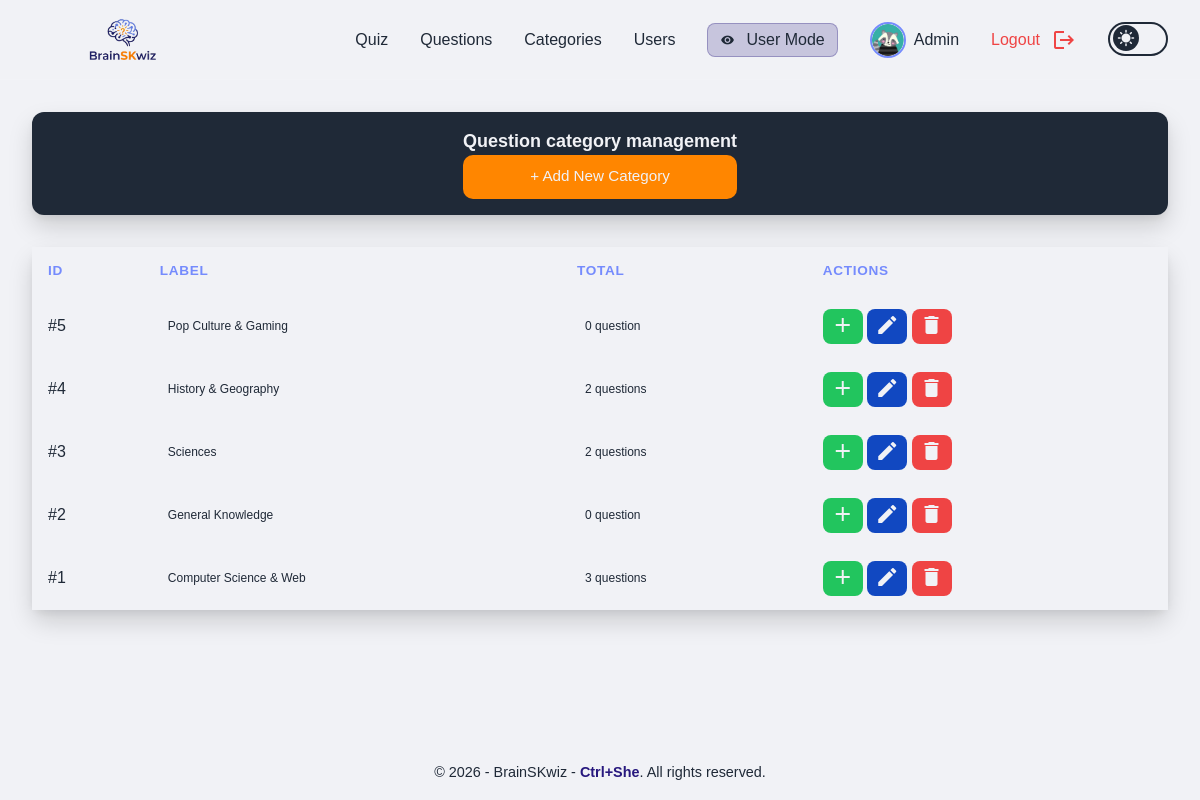
Screenshot of /admin_categories.php (signed in) with the database file from the repository.
### tables this page shows
CREATE TABLE IF NOT EXISTS categories (
    id INT AUTO_INCREMENT PRIMARY KEY,
    label VARCHAR(255) NOT NULL,
    created_at TIMESTAMP DEFAULT CURRENT_TIMESTAMP
);

### src/admin_categories.php (the view, shortened to what this page needs)
<?php
require_once __DIR__ . '/config/db.php';
$query = '
    SELECT c.*, COUNT(q.id) AS total_questions
    FROM categories c
    LEFT JOIN questions q ON q.category_id = c.id
    GROUP BY c.id
    ORDER BY c.id DESC
';
$categories = $pdo->query($query)->fetchAll();
require_once __DIR__ . '/components/header.php';
?>
        <div class="titleBox">
            <div>
                <h1 class="titleText">Question category management</h1>
                <button id="open-modal-btn" class="btn">
                    + Add New Category
                </button>
            </div>
        </div>
        <div class="table">
            <table>
                <thead class="tableTitle">
                    <tr>
                        <th>ID</th>
                        <th>Label</th>
                        <th>Total</th>
                        <th>Actions</th>
                    </tr>
                </thead>
                <tbody id="categories-table-body">
                    <?php foreach($categories as $cat): ?>
                        <tr id="category-row-<?php echo $cat['id']; ?>">
                            <td>#<?php echo $cat['id']; ?></td>
                            <td>
                                <span>
                                    <?php echo htmlspecialchars($cat['label'], ENT_QUOTES, 'UTF-8'); ?>
                                </span>
                            </td>
                            <td>
                                <span>
                                    <?php echo $cat['total_questions'] . ' ' . ($cat['total_questions'] > 1 ? 'questions' : 'question'); ?>
                                </span>
                            </td>
                            <td>
                                <div>
                                    <button
                                        data-id="<?php echo $cat['id']; ?>"
                                        data-label="<?php echo htmlspecialchars($cat['label'], ENT_QUOTES, 'UTF-8'); ?>"
                                        onclick="initManageQuestionsModal(this)"
                                        title="Add Questions"
                                        class="addBtn">
                                        <span class="material-icons">add</span>
                                    </button>
                                    <button
                                        data-id="<?php echo $cat['id']; ?>"
                                        data-label="<?php echo htmlspecialchars($cat['label'], ENT_QUOTES, 'UTF-8'); ?>"
                                        onclick="initEditModal(this)"
                                        title="Edit Category"
                                        class="editBtn">
                                        <span class="material-icons">edit</span>
                                    </button>
                                    <button
                                        onclick="confirmDeleteCategory(<?php echo $cat['id']; ?>)"
                                        title="Delete Category"
                                        class="deleteBtn">
                                        <span class="material-icons">delete</span>
                                    </button>
                                </div>
                            </td>
                        </tr>
                    <?php endforeach; ?>
                </tbody>
            </table>
        </div>
<?php require_once __DIR__ . '/components/footer.php'; ?>

### src/components/header.php (shortened to what this page needs)
<?php
$is_admin = isset($_SESSION['role']) && $_SESSION['role'] === 'admin';
$is_logged = isset($_SESSION['user_id']);
$preview_mode = $is_admin && ($_SESSION['preview_mode'] ?? false);
?>
<!DOCTYPE html>
<html lang="en" class="h-full">
<head>
    <script src="https://cdn.tailwindcss.com"></script>
    <script src="/public/js/tailwind-config.js"></script>
    <link rel="stylesheet" href="/css/style.css">
    <link href="https://api.fontshare.com/v2/css?f[]=clash-display@400,500,600,700&display=swap" rel="stylesheet">
</head>
<body>
<nav class="navbar">
    <a href="index.php" class="logo">
        <img src="/public/logo-dark-theme.svg" alt="Logo" id="logoNavBar">
    </a>
    <ul class="nav-menu" id="nav-menu">
        <?php if ($is_admin && !$preview_mode): ?>
            <li><a href="/admin_dashboard.php">Quiz</a></li>
            <li><a href="/admin_questions.php">Questions</a></li>
            <li><a href="/admin_categories.php">Categories</a></li>
            <li><a href="/admin_users.php">Users</a></li>
            <li>
                <a href="?action=toggle_preview" class="bg-primary/20 text-primary border border-primary/30 px-3 py-1 rounded-lg hover:bg-primary hover:text-white transition font-medium flex items-center gap-1">
                    <span class="material-icons text-sm mr-2">visibility</span>
                    User Mode
                </a>
            </li>
        <?php endif; ?>
        <?php if($is_logged): ?>
            <li>
                <a href="/settings.php" class="profile flex justify-center items-center gap-2 m-0">
                    <img
                        id="navbarAvatar"
                        src="/public/avatars/<?= htmlspecialchars($_SESSION['avatar'] ?? 'bee.png') ?>"
                        alt="Avatar"
                        class="w-9 h-9 rounded-full border-2 border-secondary object-cover"
                    >
                    <span><?= htmlspecialchars($_SESSION['username']) ?></span>
                </a>
            </li>
            <li>
                <a href="/logout.php" class="logout flex justify-center items-center gap-2 m-0">
                    Logout
                    <span class="material-icons logout">logout</span>
                </a>
            </li>
        <?php else: ?>
            <li><a href="/login.php">Login</a></li>
        <?php endif; ?>
        <li>
            <label class="switch">
                <span class="slider round">
                    <span id="theme-icon" class="material-icons">sunny</span>
                </span>
            </label>
        </li>
    </ul>
</nav>
<main class="flex-grow w-full max-w-7xl mx-auto px-4 sm:px-6 lg:px-8 py-8 flex flex-col">

### src/components/footer.php
</div> </main>
<footer class="footer">
        <p>&copy; 2026 - BrainSKwiz - <span class="footer-author">Ctrl+She</span>. All rights reserved.</p>
</footer>
</body>
</html>

### src/css/style.css (style rules this page uses)
:root { --color-primary: #758bfd; --color-primary-light: #aeb8fe; --color-primary-dark: #27187e; --color-bg: #f1f2f6; --color-text: #1f2937; --color-white: #f1f2f6; --color-black: #1f2937; --color-success: #22c55e; --color-warning: #ff8600; --color-danger: #ef4444; --shadow-modal: 0 4px 6px rgba(0, 0, 0, 0.05), 0 12px 24px rgba(0, 0, 0, 0.15); }
html { height: 100%; }
body { background: var(--color-bg); color: var(--color-text); font-family: 'Clash Display', sans-serif; min-height: 100%; display: flex; flex-direction: column; margin: 0; }
main { flex: 1 0 auto; }
footer { flex-shrink: 0; }
label { display: block; font-size: 0.875rem; font-weight: 500; color: #9ca3af; margin-bottom: 0.25rem; }
.btn { width: 100%; padding: 0.65rem 1rem; background-color: var(--color-primary); border-radius: 10px; color: var(--color-white); font-size: 0.95rem; outline: none; }
#open-modal-btn { background-color: var(--color-warning); }
html, body { height: 100%; }
body { display: flex; flex-direction: column; min-height: 100vh; }
main { flex: 1; }
.footer { width: 100%; margin-top: auto; padding: 1rem 2rem; background-color: var(--color-bg); text-align: center; color: var(--color-text); font-size: 0.9rem; }
.footer p { margin: 0; }
.footer-author { color: var(--color-primary-dark); font-weight: 700; transition: color 0.2s ease; }
.navbar { position: sticky; top: 0; display: flex; justify-content: space-between; align-items: center; padding: 0 2rem; height: 80px; background: var(--color-bg); border-bottom: 1px solid rgba(255,255,255,.08); z-index: 1000; }
.logo { display: flex; align-items: center; }
#logoNavBar { width: 180px; height: 60px; object-fit: contain; display: block; }
.nav-menu { display: flex; align-items: center; gap: 2rem; list-style: none; margin: 0; padding: 0; }
.nav-menu a { color: var(--color-text); text-decoration: none; font-weight: 500; transition: .2s; }
.logout { color: var(--color-danger) !important; vertical-align: middle; margin-left: 4px; }
.switch { position: relative; display: inline-block; width: 60px; height: 34px; }
.slider { position: absolute; cursor: pointer; top: 0; left: 0; right: 0; bottom: 0; background-color: var(--color-bg); -webkit-transition: .4s; transition: .4s; }
.slider:before { position: absolute; content: ""; height: 26px; width: 26px; left: 3px; bottom: 3px; background-color: var(--color-text); -webkit-transition: .4s; transition: .4s; }
.slider.round { border-radius: 34px; border: 2px solid var(--color-text); }
.slider.round:before { border-radius: 50%; }
#theme-icon { position: absolute; width: 26px; height: 26px; left: 3px; bottom: 3px; display: flex; justify-content: center; align-items: center; font-size: 18px; line-height: 1; color: var(--color-bg); z-index: 2; transition: transform .4s ease; }
.titleBox { display: flex; flex-direction: column; align-items: center; gap: 0.5rem; margin-bottom: 2rem; background-color: var(--color-black); border-radius: 12px; box-shadow: var(--shadow-modal); padding: 1rem; }
.titleText { font-size: large; font-weight: bold; color: var(--color-white); }
.table { width: 100%; overflow-x: auto; border-radius: 12px; background: var(--color-bg); box-shadow: var(--shadow-modal); }
table { width: 100%; border-collapse: collapse; font-family: inherit; }
thead.tableTitle { background: var(--color-bg); text-align: left; }
thead.tableTitle th { padding: 14px 16px; font-size: 0.85rem; text-transform: uppercase; letter-spacing: 0.05em; color: var(--color-primary); }
tbody tr { background-color: var(--color-bg); }
td { padding: 14px 16px; vertical-align: middle; }
td span { display: inline-block; font-size: 0.75rem; padding: 4px 8px; border-radius: 6px; white-space: nowrap; }
.editBtn { background: #1148c1; color: var(--color-white); }
.deleteBtn { background: var(--color-danger); color: var(--color-white); }
.addBtn { background-color: var(--color-success); color: var(--color-white); }
button { cursor: pointer; border-radius: 8px; padding: 6px 10px; font-size: 0.75rem; }

### rows the page displays
categories: id "5", label "Pop Culture & Gaming", total_questions "0"
categories: id "4", label "History & Geography", total_questions "2"
categories: id "3", label "Sciences", total_questions "2"
categories: id "2", label "General Knowledge", total_questions "0"
categories: id "1", label "Computer Science & Web", total_questions "3"

### other values shown
$_SESSION['username'] "Admin"
